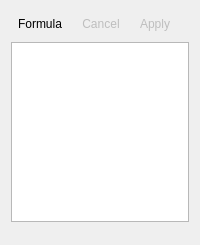
<ui version="4.0" >
 <class>CellToolOptionWidget</class>
 <widget class="QWidget" name="CellToolOptionWidget" >
  <property name="geometry" >
   <rect>
    <x>0</x>
    <y>0</y>
    <width>189</width>
    <height>245</height>
   </rect>
  </property>
  <property name="windowTitle" >
   <string>Cell Tool Options</string>
  </property>
  <layout class="QGridLayout" name="gridLayout" >
   <item row="0" column="0" >
    <widget class="QToolButton" name="formulaButton" >
     <property name="text" >
      <string>Formula</string>
     </property>
     <property name="autoRaise" >
      <bool>true</bool>
     </property>
    </widget>
   </item>
   <item row="0" column="1" >
    <widget class="QToolButton" name="cancelButton" >
     <property name="enabled" >
      <bool>false</bool>
     </property>
     <property name="toolTip" >
      <string>Discard changes</string>
     </property>
     <property name="text" >
      <string>Cancel</string>
     </property>
     <property name="autoRaise" >
      <bool>true</bool>
     </property>
    </widget>
   </item>
   <item row="0" column="2" >
    <widget class="QToolButton" name="applyButton" >
     <property name="enabled" >
      <bool>false</bool>
     </property>
     <property name="toolTip" >
      <string>Apply changes</string>
     </property>
     <property name="text" >
      <string>Apply</string>
     </property>
     <property name="autoRaise" >
      <bool>true</bool>
     </property>
    </widget>
   </item>
   <item row="0" column="3" >
    <spacer name="horizontalSpacer" >
     <property name="orientation" >
      <enum>Qt::Horizontal</enum>
     </property>
     <property name="sizeHint" stdset="0" >
      <size>
       <width>6</width>
       <height>25</height>
      </size>
     </property>
    </spacer>
   </item>
   <item row="2" column="0" colspan="5" >
    <spacer name="verticalSpacer" >
     <property name="orientation" >
      <enum>Qt::Vertical</enum>
     </property>
     <property name="sizeHint" stdset="0" >
      <size>
       <width>178</width>
       <height>23</height>
      </size>
     </property>
    </spacer>
   </item>
   <item row="1" column="0" colspan="5" >
    <widget class="KSpread::ExternalEditor" name="userInput" >
     <property name="sizePolicy" >
      <sizepolicy vsizetype="MinimumExpanding" hsizetype="Expanding" >
       <horstretch>0</horstretch>
       <verstretch>0</verstretch>
      </sizepolicy>
     </property>
     <property name="minimumSize" >
      <size>
       <width>65</width>
       <height>15</height>
      </size>
     </property>
    </widget>
   </item>
  </layout>
 </widget>
 <customwidgets>
  <customwidget>
   <class>KSpread::ExternalEditor</class>
   <extends>QTextEdit</extends>
   <header>Editors.h</header>
  </customwidget>
 </customwidgets>
 <resources/>
 <connections/>
</ui>
